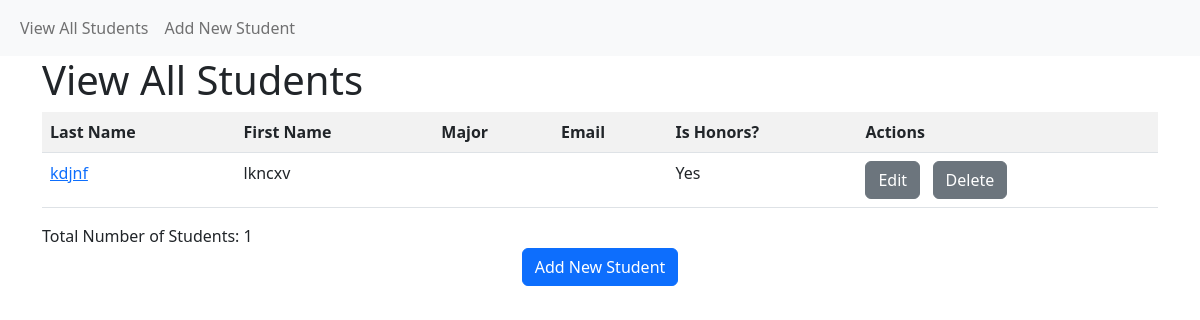
The app's page /student/view, older data.
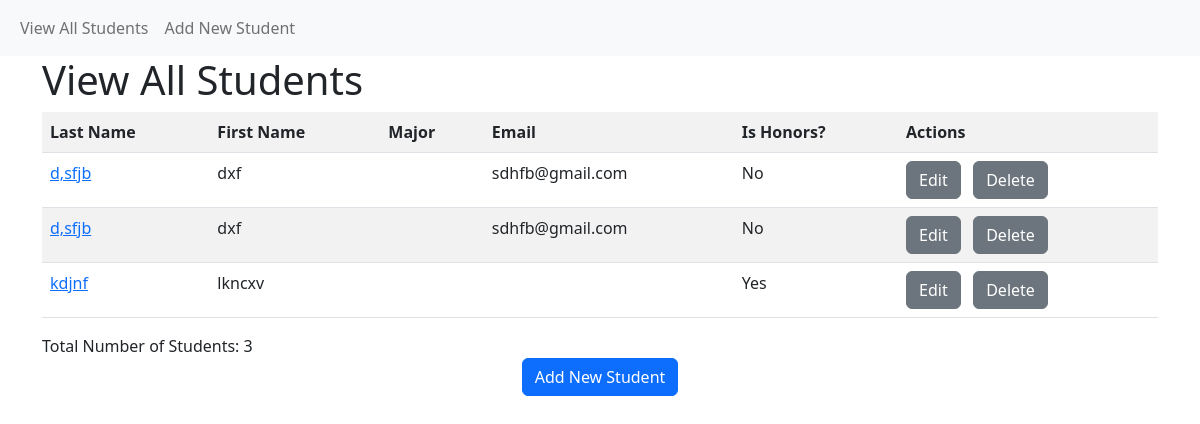
The same page, newer data.
### models.py (models this page shows, shortened)
class Student(db.Model):
    __tablename__ = "student"
    student_id = db.Column(db.Integer, primary_key=True)
    first_name = db.Column(db.String(30), nullable=False)
    last_name = db.Column(db.String(50), nullable=False)
    email = db.Column(db.String(100))
    major_id = db.Column(db.Integer, db.ForeignKey('major.major_id'))
    birth_date = db.Column(db.DateTime, nullable=False)
    num_credits_completed = db.Column(db.Integer, nullable=False)
    gpa = db.Column(db.Float, nullable=False)
    is_honors = db.Column(db.Boolean, nullable=False)

### app.py (the view)
@app.route('/student/view')
def student_view_all():
    students = Student.query.outerjoin(Major, Student.major_id == Major.major_id) \
        .add_entity(Major) \
        .order_by(Student.last_name, Student.first_name) \
        .all()
    return render_template('student_view_all.html', students=students)

### templates/student_view_all.html (shortened to what this page needs)
{% extends "base.html" %}
{% block page_head %}
    View All Students
{% endblock %}
{% block page_content %}
    <div class="row">
    <div class="col">
    <table class="table table-striped">
        <tr>
            <th>Last Name</th>
            <th>First Name</th>
            <th>Major</th>
            <th>Email</th>
            <th>Is Honors?</th>
            <th>Actions</th>
        </tr>
        {% for each_student, each_major in students %}
        <tr>
            <td><a href="{{ url_for('student_view', student_id=each_student['student_id']) }}">{{ each_student['last_name'] }}</a></td>
            <td>{{ each_student['first_name'] }}</td>
            <td>{{ each_major['major'] }}</td>
            <td>{{ each_student['email'] }}</td>
            <td>{{ 'Yes' if each_student['is_honors'] == 1 else 'No' }}</td>
            <td>
                <a href="{{ url_for('student_edit', student_id=each_student['student_id']) }}" class="btn btn-secondary" role="button">Edit</a>
                <a href="{{ url_for('student_delete', student_id=each_student['student_id']) }}" class="btn btn-secondary" role="button">Delete</a>
            </td>
        </tr>
        {% endfor %}
    </table>
    </div>
    </div>
    <div class="row">
        <div class="col">
            Total Number of Students: {{ students|length }}
        </div>
    </div>
    <div class="row">
        <div class="col text-center">
            <a href="{{ url_for('student_create') }}" class="btn btn-primary" role="button">Add New Student</a>
        </div>
    </div>
{% endblock %}

### templates/base.html (shortened to what this page needs)
<!DOCTYPE html>
<html lang="en">
  <head>
    <link href="https://cdn.jsdelivr.net/npm/bootstrap@5.2.3/dist/css/bootstrap.min.css" rel="stylesheet">
  </head>
  <body>
  <nav class="navbar navbar-expand-lg navbar-light bg-light">
  <div class="container-fluid">
    <div class="collapse navbar-collapse" id="navbarSupportedContent">
      <ul class="navbar-nav me-auto mb-2 mb-lg-0">
        <li class="nav-item">
          <a class="nav-link" href="{{ url_for('student_view_all') }}">View All Students</a>
        </li>
        <li class="nav-item">
          <a class="nav-link" href="{{ url_for('student_create') }}">Add New Student</a>
        </li>
      </ul>
    </div>
  </div>
</nav>
    <div class="container">
        <h1>{% block page_head %}{% endblock %}</h1>
        {% block page_content %}{% endblock %}
    </div>
  </body>
</html>

Row changes from the older to the newer data that the page shows:
added Student: last_name "d,sfjb", first_name "dxf", email "sdhfb@gmail.com", is_honors "No"
added Student: last_name "d,sfjb", first_name "dxf", email "sdhfb@gmail.com", is_honors "No"
Text that changed along with them:
{{ students|length }}: "1" → "3"
